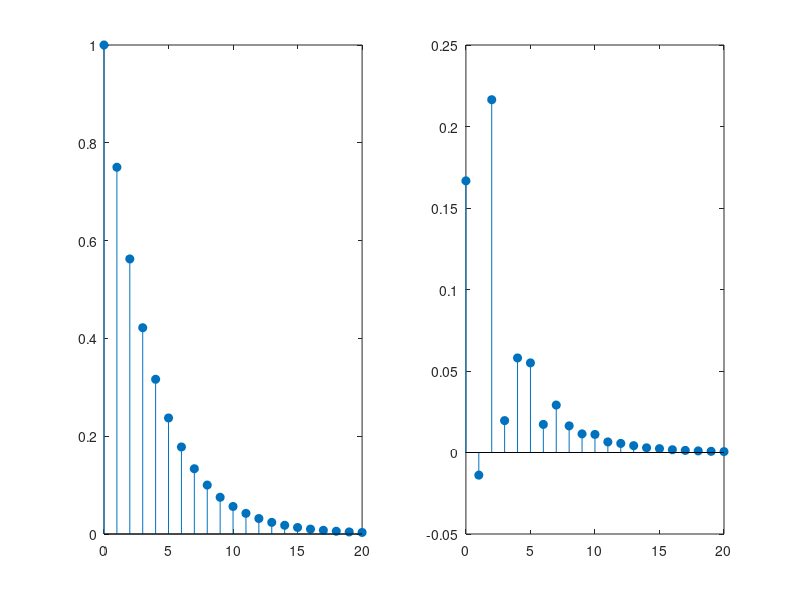

This chart was generated by the following MATLAB code:
%eg 2-3
b=[1 0 1]
a=[6 5 2]
n=0:20
x=(3/4).^n
y=filter(b,a,x)
subplot(121)
stem(n,x,'filled')
subplot(122)
stem(n,y,'filled')
